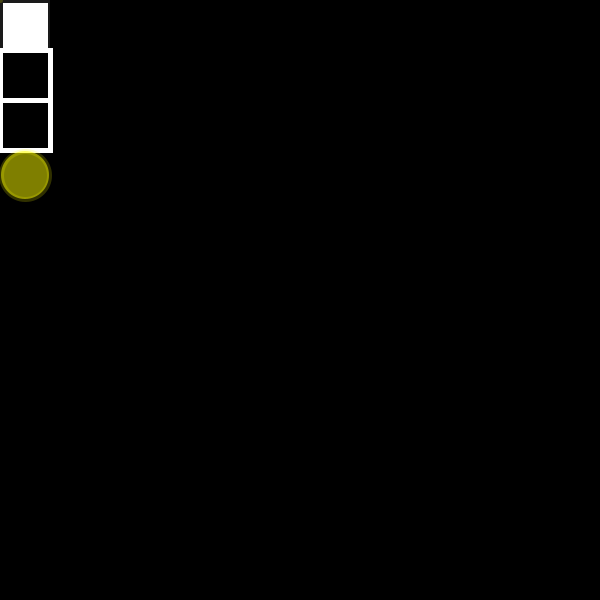
Frame 1 (no input)
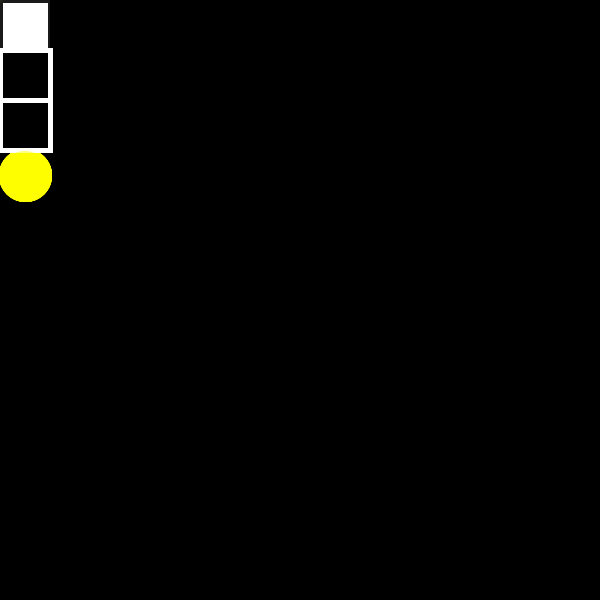
Frame 60 (the mouse pressed at the canvas centre just before this capture)
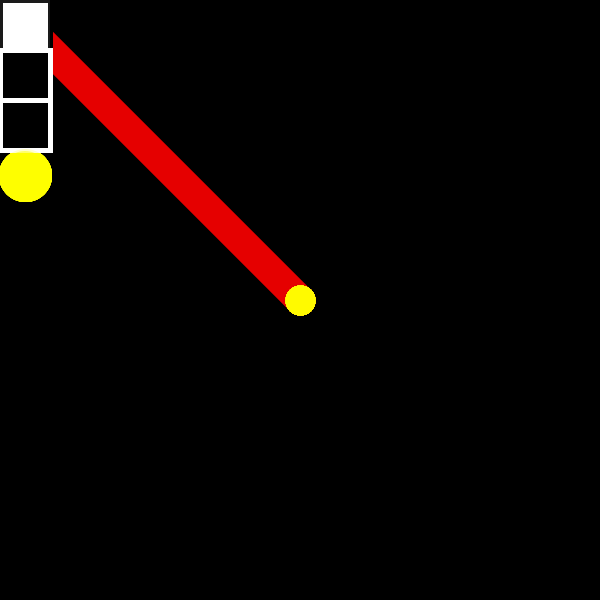
Frame 120 (the mouse held since frame 60 and released just before this capture)

The Processing sketch that drew these frames (run headless with seeded random() and noise(); from frame 60 on, the mouse is pressed at the canvas centre):

// Processing sketch: processing_73938
// ── processing_73938.pde

//Dana Silberberg Sahar
//Home Assignment Oct_8th_2012 

 
 //Declaring my variables:
int colorDir;
int myColor;

//Setup loop:
void setup(){
   size(600,600);
   smooth();
   colorMode (HSB,360,100,100,100);
   background(0,0,0);
       //Defining variables
       myColor=0;
       colorDir=myColor+1;
}

void draw(){

 //1st button: clear background 
stroke (0,0,0,90);
fill(0,0,100);
strokeWeight(5);
rect (0,0,50,50);
if (mouseX<=50&&mouseY<50){
  if (mousePressed){
  //println("yes!");
  background (0,0,0);
  }
}

//3rd button: switches background color
strokeWeight(5);
stroke (myColor,0,100,100);
fill(myColor,0,0,100);
rect (0,50,50,50);
if (mouseX<=100&&mouseY>=100&&mouseY<150){
  if (mousePressed){
  //println("yes! 3rd butt");
  stroke (0,0,0,100);//check!??
   fill(0,0,0,100);//check!?
      background (myColor,100,100,90);
       myColor+=colorDir;
      if (myColor>360){
      colorDir=-1;
      }
       if (myColor<0){
       colorDir=1;       
      }
  }
}
//2nd button: draw "clouds'
strokeWeight(5);
stroke (0,0,100,100);
rect (0,100,50,50);
if (mouseX<=50&&mouseY>=50&&mouseY<100){
  if (mousePressed){
  //println("yes! 2nd butt");
//stroke (0,0,100,100);
//line(mouseX,mouseY,pmouseX,pmouseY);
stroke (0,0,100,random(20));
fill   (0,0,100,random(20));
  strokeWeight (random(200));
 ellipse (random (myColor+600),random (myColor+600),pmouseX,pmouseY);
    myColor++;
    myColor+=colorDir++;
           if (myColor>=50){
           colorDir=-1;
           }

}

  }
stroke(0,0,100,100);
strokeWeight(3);
fill (0,0,100,10);
if (mouseX<=50&&mouseY>=50&&mouseY<100){
  if (mousePressed){
    ellipse (25,75,45,45);
   // myColor++;
    myColor+=colorDir;
//               if (myColor<=0){
//               colorDir=1;
//              }
               if (myColor>=50){
              colorDir=-1;
              }
             
 //          if (myColor<=0){
//           colorDir=-1;
//           }
  }
}

//4th button: draw "sunshine'
strokeWeight(5);
stroke (60,100,100,random (30));
fill (60,100,100,50);
ellipse (25,175,48,48);

if (mouseX<=50&&mouseY>=150&&mouseY<200){
  if (mousePressed){
  //println("yes! 4th butt");
stroke (60,100,100,2);
ellipse (150,100,150,150);
strokeWeight(random(40));
stroke (60,100,100,random (13));
line (150,100,random (1000),random (1000));
  }
}

//rainbow strokes:
if(mousePressed){
    stroke (myColor,100,100,90);
    fill (myColor,100,100,90);
    strokeWeight (30);
    myColor+=colorDir;
     
         if (myColor>360){
         colorDir=-1;
         }
        
          if (myColor<0){
          colorDir=1;
          }
}
line(mouseX,mouseY,pmouseX,pmouseY);


 if (mousePressed){
  //if the 'w' key is pressed use white stroke (to draw LIGHT WHITE clouds....
 /*That too -  thanks to the kind help of "Processing" [the blue book] p.225: Keyboard chapter*/
 if ((keyPressed==true)&&(key=='w')){
  stroke (100,0,100,random(30));
  strokeWeight (random(100));
line(mouseX,mouseY,pmouseX,pmouseY);
}

 }


}
